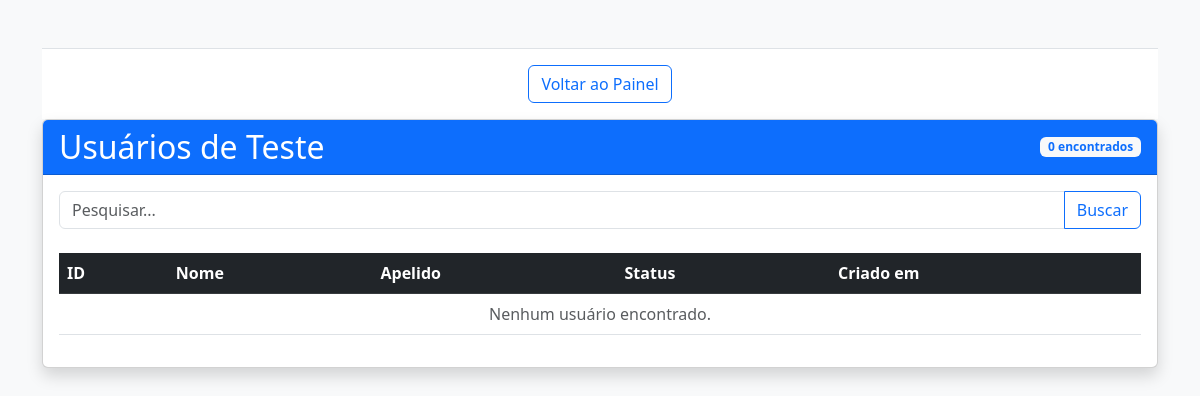
The page /usertest/ on the database as committed earlier.
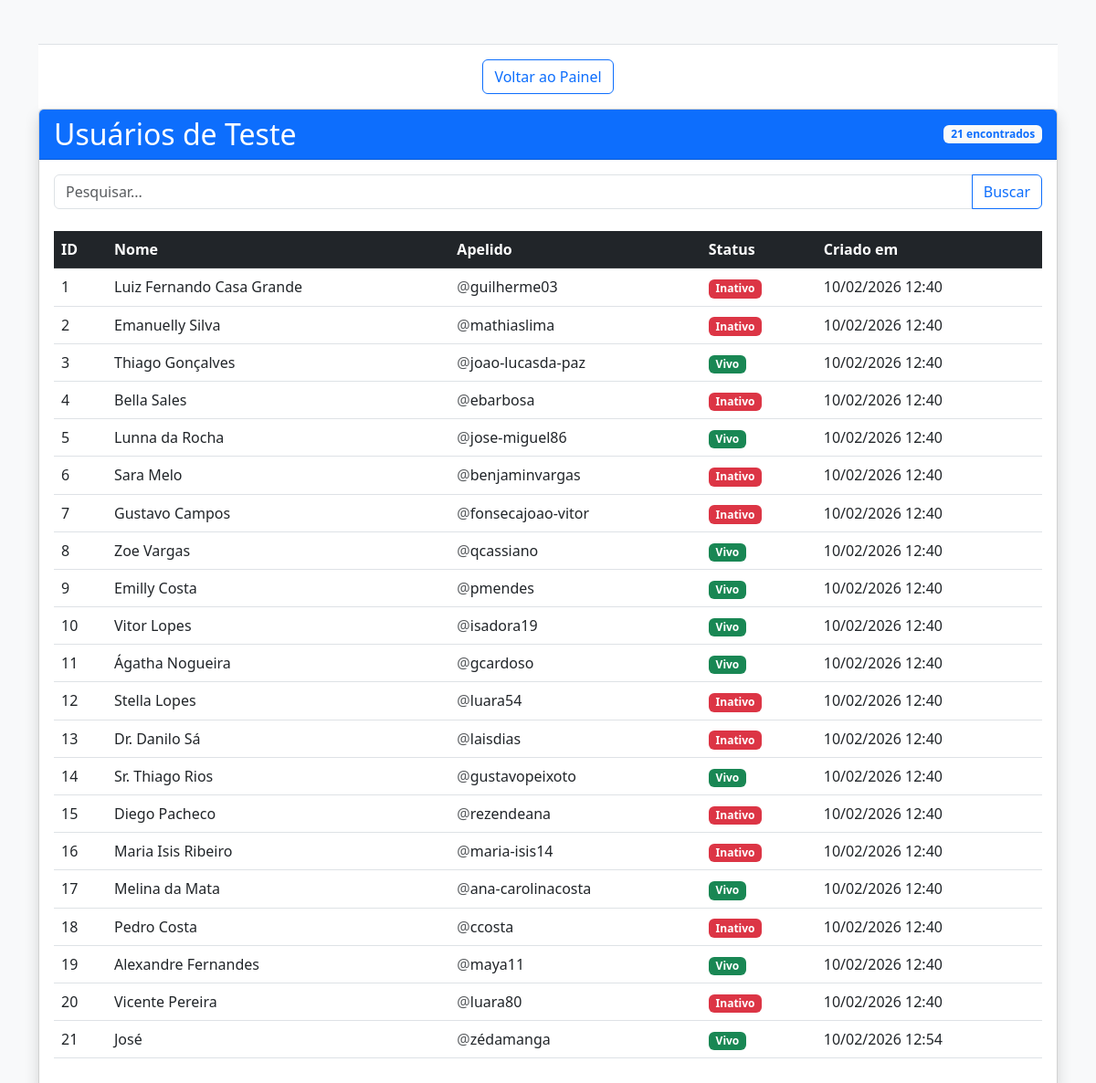
The same page on the database as committed later.
### api/models.py (models this page shows)
class UsuarioTeste(models.Model):
    name = models.CharField(max_length=120)
    nickname = models.CharField(max_length=120)
    is_alive = models.BooleanField(default=True)
    created_at= models.DateTimeField(auto_now_add=True)

### api/views.py (the view)
# urls.py: path('usertest/', usertest_list_view, name='usertest')
def usertest_list_view(request):
    query = request.GET.get('q', '')
    if query:
        usertest = UsuarioTeste.objects.filter(name__icontains=query)
    else:
        usertest = UsuarioTeste.objects.all()
    return render(request, 'usertest.html', {
        'usertest': usertest,
        'query': query
    })

### api/templates/usertest.html (shortened to what this page needs)
<!DOCTYPE html>
<html lang="pt-br">
<head>
    <link href="https://cdn.jsdelivr.net/npm/bootstrap@5.3.0/dist/css/bootstrap.min.css" rel="stylesheet">
</head>
<body class="bg-light">
<div class="container mt-5">
            <div class="card-footer bg-white text-center py-3 border-top">
            <a href="/" class="btn btn-outline-primary">Voltar ao Painel</a>
        </div>
    <div class="card shadow">
        <div class="card-header bg-primary text-white d-flex justify-content-between align-items-center">
            <h2 class="mb-0">Usuários de Teste</h2>
            <span class="badge bg-light text-primary">{{ usertest|length }} encontrados</span>
        </div>
        <div class="card-body">
            <form method="GET" class="mb-4">
                <div class="input-group">
                    <input type="text" name="q" class="form-control" placeholder="Pesquisar..." value="{{ query }}">
                    <button class="btn btn-outline-primary" type="submit">Buscar</button>
                </div>
            </form>
            <div class="table-responsive">
                <table class="table table-hover">
                    <thead class="table-dark">
                        <tr>
                            <th>ID</th>
                            <th>Nome</th>
                            <th>Apelido</th>
                            <th>Status</th>
                            <th>Criado em</th>
                        </tr>
                    </thead>
                    <tbody>
                        {% for user in usertest %}
                        <tr>
                            <td>{{ user.id }}</td>
                            <td>{{ user.name }}</td>
                            <td><span class="text-muted">@</span>{{ user.nickname }}</td>
                            <td>
                                {% if user.is_alive %}
                                    <span class="badge bg-success">Vivo</span>
                                {% else %}
                                    <span class="badge bg-danger">Inativo</span>
                                {% endif %}
                            </td>
                            <td>{{ user.created_at|date:"d/m/Y H:i" }}</td>
                        </tr>
                        {% empty %}
                        <tr>
                            <td colspan="5" class="text-center text-muted">Nenhum usuário encontrado.</td>
                        </tr>
                        {% endfor %}
                    </tbody>
                </table>
            </div>
        </div>
    </div>
</div>
</body>
</html>

Rows that differ between the two databases and show on the page:
added UsuarioTeste: id "1", name "Luiz Fernando Casa Grande", nickname "guilherme03", is_alive "Inativo", created_at "10/02/2026 12:40"
added UsuarioTeste: id "2", name "Emanuelly Silva", nickname "mathiaslima", is_alive "Inativo", created_at "10/02/2026 12:40"
added UsuarioTeste: id "3", name "Thiago Gonçalves", nickname "joao-lucasda-paz", is_alive "Vivo", created_at "10/02/2026 12:40"
added UsuarioTeste: id "4", name "Bella Sales", nickname "ebarbosa", is_alive "Inativo", created_at "10/02/2026 12:40"
added UsuarioTeste: id "5", name "Lunna da Rocha", nickname "jose-miguel86", is_alive "Vivo", created_at "10/02/2026 12:40"
added UsuarioTeste: id "6", name "Sara Melo", nickname "benjaminvargas", is_alive "Inativo", created_at "10/02/2026 12:40"
added UsuarioTeste: id "7", name "Gustavo Campos", nickname "fonsecajoao-vitor", is_alive "Inativo", created_at "10/02/2026 12:40"
added UsuarioTeste: id "8", name "Zoe Vargas", nickname "qcassiano", is_alive "Vivo", created_at "10/02/2026 12:40"
added UsuarioTeste: id "9", name "Emilly Costa", nickname "pmendes", is_alive "Vivo", created_at "10/02/2026 12:40"
added UsuarioTeste: id "10", name "Vitor Lopes", nickname "isadora19", is_alive "Vivo", created_at "10/02/2026 12:40"
added UsuarioTeste: id "11", name "Ágatha Nogueira", nickname "gcardoso", is_alive "Vivo", created_at "10/02/2026 12:40"
added UsuarioTeste: id "12", name "Stella Lopes", nickname "luara54", is_alive "Inativo", created_at "10/02/2026 12:40"
added UsuarioTeste: id "13", name "Dr. Danilo Sá", nickname "laisdias", is_alive "Inativo", created_at "10/02/2026 12:40"
added UsuarioTeste: id "14", name "Sr. Thiago Rios", nickname "gustavopeixoto", is_alive "Vivo", created_at "10/02/2026 12:40"
added UsuarioTeste: id "15", name "Diego Pacheco", nickname "rezendeana", is_alive "Inativo", created_at "10/02/2026 12:40"
added UsuarioTeste: id "16", name "Maria Isis Ribeiro", nickname "maria-isis14", is_alive "Inativo", created_at "10/02/2026 12:40"
added UsuarioTeste: id "17", name "Melina da Mata", nickname "ana-carolinacosta", is_alive "Vivo", created_at "10/02/2026 12:40"
added UsuarioTeste: id "18", name "Pedro Costa", nickname "ccosta", is_alive "Inativo", created_at "10/02/2026 12:40"
added UsuarioTeste: id "19", name "Alexandre Fernandes", nickname "maya11", is_alive "Vivo", created_at "10/02/2026 12:40"
added UsuarioTeste: id "20", name "Vicente Pereira", nickname "luara80", is_alive "Inativo", created_at "10/02/2026 12:40"
added UsuarioTeste: id "21", name "José", nickname "zédamanga", is_alive "Vivo", created_at "10/02/2026 12:54"
Other text that changed with them:
{{ usertest|length }}: "0" → "21"
text no longer shown: "Nenhum usuário encontrado."
